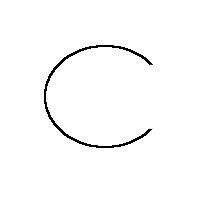
#> input picture images_segmentation/images/borda_circulo.bmp, 200 x 200 px, found by its file name
$ python board_detection.py
#> lines starting #> are read from the running program, lines starting #| are printed output that depends on the picture; after the words box and inside, x2 and y2 are one past the last pixel; in counts of white or black regions, pixels touching at a corner belong together
import numpy as np
from copy import deepcopy
from PIL import Image

RGB_MAX = 255

HIGH_PASS = [[1, 1, 1],
             [1, -8, 1],
             [1, 1, 1]]

SOBEL_VERTICAL = [[1, 2, 1],
                  [0, 0, 0],
                  [-1, -2, -1]]

SOBEL_HORIZONTAL = [[1, 0, -1],
                    [2, 0, -2],
                    [1, 0, -1]]


def read_image(filename):
    return np.asarray(Image.open(filename, 'r'))
#> returned value is the input picture: shape (200, 200, 3); min 0, max 255, mean 250.5


def save_image(image, name):
    img = Image.fromarray(image, 'RGB')
    img.save(name)


def pixel_mask(matrix, line, column):
    pixels = []
    col_min = column - 1 if (column - 1) > -1 else column
    col_max = column + 1 if (column + 1) < len(matrix[0]) else column
    lin_min = line - 1 if (line - 1) > -1 else line
    lin_max = line + 1 if (line + 1) < len(matrix) else line
    for l in range(lin_min, lin_max + 1):
        for c in range(col_min, col_max + 1):
            pixels.append(matrix[l][c])
    return pixels


def masks_sum(matrix, mask, line, column):
    sum = 0
    for lin in range(len(mask)):
        for col in range(len(mask[0])):
            line_aux = line + (lin - 1)
            column_aux = column + (col - 1)
            if line_aux < 0 or line_aux >= len(matrix) or \
                    column_aux < 0 or column_aux >= len(matrix[0]):
                continue
            value = np.ndarray(shape=(3,), dtype="int")
            value[0] = mask[lin][col] * matrix[line_aux][column_aux][0]
            value[1] = mask[lin][col] * matrix[line_aux][column_aux][0]
            value[2] = mask[lin][col] * matrix[line_aux][column_aux][0]
            sum = value + sum
    return sum


def median_rgb(pixels):
    column = list(zip(*pixels))
    return [np.average(column[0]), np.average(column[1]), np.average(column[2])]


def average_filter(matrix):
    filtered_matrix = deepcopy(matrix)
    for lin in range(len(matrix)):
        for col in range(len(matrix[0])):
            filtered_matrix[lin][col] = median_rgb(pixel_mask(matrix, lin, col))
#> this loop made 200 passes
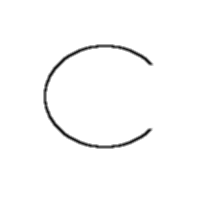
#> filtered_matrix: shape (200, 200, 3); 3.55% of pixels changed, all inside (x1, y1, x2, y2) = (43, 44, 154, 149)
    save_image(filtered_matrix, "average_image.jpg")
    return filtered_matrix


def filter_passa_alta(matrix):
    copy = deepcopy(matrix)
    for lin in range(len(matrix)):
        for col in range(len(matrix[0])):
            sum = masks_sum(matrix, HIGH_PASS, lin, col)
            if sum[0] < 0:
                sum[0] = 0
            if sum[0] > RGB_MAX:
                sum[0] = RGB_MAX
            if sum[1] < 0:
                sum[1] = 0
            if sum[1] > RGB_MAX:
                sum[1] = RGB_MAX
            if sum[2] < 0:
                sum[2] = 0
            if sum[2] > RGB_MAX:
                sum[2] = RGB_MAX
            copy[lin][col] = sum
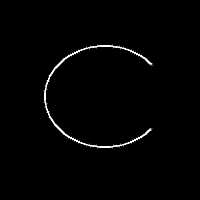
#> copy: shape (200, 200, 3); min 0, max 255, mean 3.4
    save_image(copy, "passa_alta_filter.jpg")
    return copy


def gradients(lin, col, matrix):
    gx = masks_sum(matrix, SOBEL_HORIZONTAL, lin, col)
    gy = masks_sum(matrix, SOBEL_VERTICAL, lin, col)
    return gx, gy


def gradient_normalization(g):
    g = np.abs(g)
    if g[0] > RGB_MAX:
        g[0] = RGB_MAX
    if g[1] > RGB_MAX:
        g[1] = RGB_MAX
    if g[2] > RGB_MAX:
        g[2] = RGB_MAX
    return g


def angle(gx, gy):
    pi = 3.1415926
    if gx[0] == 0 or gx[1] == 0 or gx[2] == 0:
        value = np.ndarray(shape=(3,), dtype="int")
        value[0] = -1
        value[1] = -1
        value[2] = -1
        return value
    theta = np.arctan(gy / gx) * 180 / pi
    return theta % 180


def concatenate_boards(matrix):
    copy = deepcopy(matrix)
    teste = []
    for lin in range(len(copy)):
        for col in range(len(copy[0])):
            if copy[lin][col][0] == 0:
                continue
            g_x1, g_y1 = gradients(lin, col, copy)
            mag = np.abs(g_x1) + np.abs(g_y1)
            a_lim = np.abs(angle(g_x1, g_y1))
            if mag[0] > 0:
                teste.append(a_lim)
                copy[lin][col][0] = 0
                copy[lin][col][1] = 155
                copy[lin][col][2] = 0
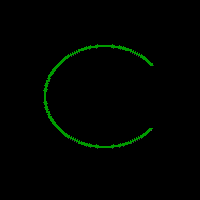
#> copy: shape (200, 200, 3); 1.9% of pixels changed, all inside (x1, y1, x2, y2) = (43, 44, 153, 148)
    save_image(copy, "concatenate_board.jpg")


def check_image(filename):
    matrix = average_filter(read_image(filename))
    concatenate_boards(filter_passa_alta(matrix))


check_image('/home/bortoletti/projects/python/images_segmentation/images/borda_circulo.bmp')
